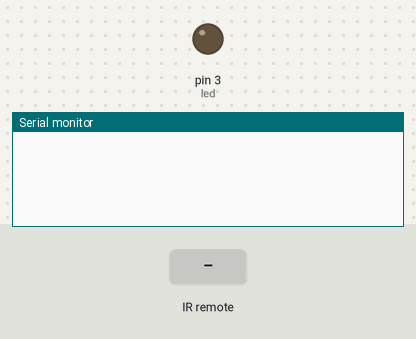
Bench run of a sketch on a simulated Arduino Uno, built with avr-gcc and run on an emulated ATmega328P. On the bench: output pins drawn as LEDs (lit = HIGH), the last lines printed to the serial monitor. The test bench sets the inputs (shaded band).

Above: at 1.2 s.
1.3 s: infrared code 0x1 received
At 2.5 s:
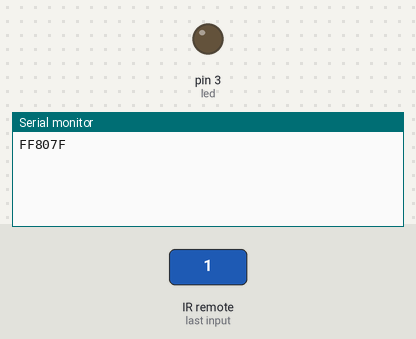
2.8 s: infrared code 0x2 received
At 3.8 s:
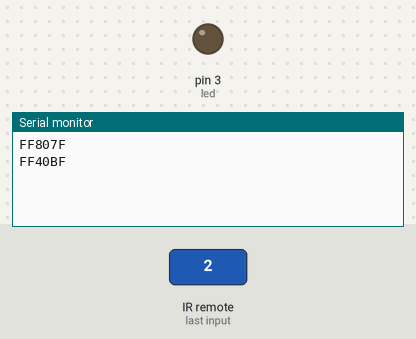

Measured:
- after the input at 1.3 s, the serial monitor: prints a new line at once (image 1)
- after the input at 2.8 s, the serial monitor: prints a new line at once (image 2)

The sketch:

18_IR_Remote_Decoding.ino
```cpp
#include <IRremote.h>

IRrecv alici(2);
decode_results results;

#define BUTON1a 0x801
#define BUTON1b 0x1

#define BUTON2a 0x802
#define BUTON2b 0x2

#define led 3

// Sayı 16'lık sistemde (hexadecimal)
// oldugundan başına 0x getirdik.
// İkili (binary) sayı sistemi olsaydı Bx

void setup() {

  Serial.begin(9600);
  alici.enableIRIn();

  pinMode(led, OUTPUT);
  digitalWrite(led, LOW);
}

void loop() {

  if (alici.decode(&results))
  {
    Serial.println(results.value, HEX);

    if (results.value == BUTON1a || results.value == BUTON1b)
    {
      digitalWrite(led, HIGH);
    }

    else if (results.value == BUTON2a || results.value == BUTON2b)
    {
      digitalWrite(led, LOW);
    }

    alici.resume();
  }
}
```
